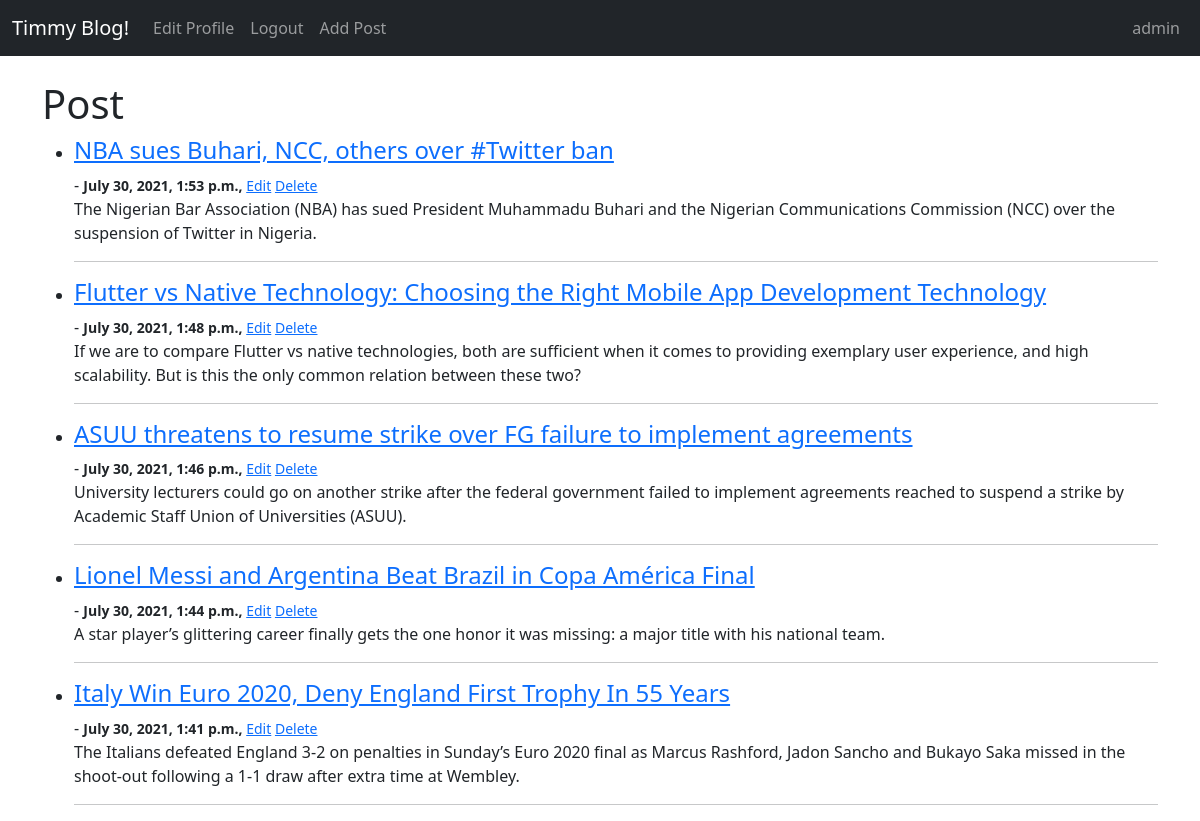
The app's page / (signed in) with its own data.
### timmyBlog/models.py (models this page shows, shortened)
class Post(models.Model):
    title = models.CharField(max_length=255)
    header_image = models.ImageField(null=True, blank=True, upload_to="images/")
    title_tag = models.CharField(max_length=255)
    body = RichTextField(blank=True, null=True)
    snippet = models.CharField(max_length=255)
    post_date = models.DateTimeField(auto_now_add=True)
    likes = models.ManyToManyField(User, related_name="blog_post", blank=True)
    dislikes = models.ManyToManyField(User, related_name="blog", blank=True)

### timmyBlog/views.py (the view)
# urls.py: path('', HomePage.as_view(), name="home"),
class HomePage(ListView):
    model = Post
    template_name = 'homePage.html'
    ordering = ['-post_date']

### timmyBlog/templates/homePage.html (shortened to what this page needs)
{% extends 'base.html' %}
{% block content %}
<h1>Post</h1>
<ul>
{% if object_list|length != 0 %}
    {% for post in object_list %}
        <li> <h4><a href="{% url 'detail-post' post.pk %}">
            {{ post.title }} </h4></a> -  <b><small>{{ post.post_date }}, {{ post.post_time }}
            </b>
            {% if user.is_superuser %}
                <small>
                    <a href="{% url 'edit-post' post.pk %}">Edit</a>
                    <a href="{% url 'delete-post' post.pk %}">Delete</a>
                </small>
            {% endif %}
            <br>
            {{ post.snippet }}
        </li>
        <hr>
    {% endfor %}
{% else %}
<h3>No post yet!</h3>
{% endif %}
</ul>
{% endblock %}

### timmyBlog/templates/base.html (shortened to what this page needs)
<!doctype html>
<html lang="en">
  <head>
    <link href="https://cdn.jsdelivr.net/npm/bootstrap@5.0.2/dist/css/bootstrap.min.css" rel="stylesheet">
  </head>
  <body>
    <nav class="navbar navbar-expand-lg navbar-dark bg-dark">
      <div class="container-fluid">
        <a class="navbar-brand" href="{% url 'home' %}">Timmy Blog!</a>
        <div class="collapse navbar-collapse" id="navbarSupportedContent">
          <ul class="navbar-nav me-auto mb-2 mb-lg-0">
            {% if user.is_authenticated %}
              <li class="nav-item">
                <a class="nav-link" href="{% url 'edit-profile' %}">Edit Profile</a>
              </li>
              <li class="nav-item">
                <a class="nav-link" href="{% url 'logout' %}">Logout</a>
              </li>
              {% if user.is_superuser %}
                <li class="nav-item">
                  <a class="nav-link" href="{% url 'add-post' %}">Add Post</a>
                </li>
              {% endif %}
            {% endif %}
          </ul>
          {% if user.is_authenticated %}
          <ul class="navbar-nav ml-auto mb-2 mb-lg-0">
            <li class="nav-item">
              <a class="nav-link" href="{% url 'login' %}">{{ user.username }}</a>
            </li>
          </ul>
          {% endif %}
        </div>
      </div>
    </nav>
      <br>
      <div class="container">
        {% block content %}
        {% endblock %}
      </div>
  </body>
</html>

### records on screen
Post: title "NBA sues Buhari, NCC, others over #Twitter ban", post_date "July 30, 2021, 1:53 p.m.", snippet "The Nigerian Bar Association (NBA) has sued President Muhammadu Buhari and the Nigerian Communications Commission (NCC) over the suspension of Twitter in Nigeria."
Post: title "Flutter vs Native Technology: Choosing the Right Mobile App Development Technology", post_date "July 30, 2021, 1:48 p.m.", snippet "If we are to compare Flutter vs native technologies, both are sufficient when it comes to providing exemplary user experience, and high scalability. But is this the only common relation between these two?"
Post: title "ASUU threatens to resume strike over FG failure to implement agreements", post_date "July 30, 2021, 1:46 p.m.", snippet "University lecturers could go on another strike after the federal government failed to implement agreements reached to suspend a strike by Academic Staff Union of Universities (ASUU)."
Post: title "Lionel Messi and Argentina Beat Brazil in Copa América Final", post_date "July 30, 2021, 1:44 p.m.", snippet "A star player’s glittering career finally gets the one honor it was missing: a major title with his national team."
Post: title "Italy Win Euro 2020, Deny England First Trophy In 55 Years", post_date "July 30, 2021, 1:41 p.m.", snippet "The Italians defeated England 3-2 on penalties in Sunday’s Euro 2020 final as Marcus Rashford, Jadon Sancho and Bukayo Saka missed in the shoot-out following a 1-1 draw after extra time at Wembley."

### other values on screen
{{ user.username }} "admin"
